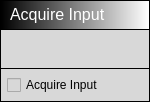
<?xml version="1.0" encoding="UTF-8"?>
<ui version="4.0">
 <class>AcquireInputBlock</class>
 <widget class="QWidget" name="AcquireInputBlock">
  <property name="geometry">
   <rect>
    <x>0</x>
    <y>0</y>
    <width>150</width>
    <height>99</height>
   </rect>
  </property>
  <property name="windowTitle">
   <string>Form</string>
  </property>
  <layout class="QHBoxLayout" name="horizontalLayout">
   <property name="leftMargin">
    <number>0</number>
   </property>
   <property name="topMargin">
    <number>0</number>
   </property>
   <property name="rightMargin">
    <number>0</number>
   </property>
   <property name="bottomMargin">
    <number>0</number>
   </property>
   <item>
    <widget class="QWidget" name="Holder" native="true">
     <property name="styleSheet">
      <string notr="true">QWidget#Holder { background-color: rgb(0, 0, 0); }</string>
     </property>
     <layout class="QVBoxLayout" name="verticalLayout_4">
      <property name="spacing">
       <number>1</number>
      </property>
      <property name="leftMargin">
       <number>1</number>
      </property>
      <property name="topMargin">
       <number>1</number>
      </property>
      <property name="rightMargin">
       <number>1</number>
      </property>
      <property name="bottomMargin">
       <number>1</number>
      </property>
      <item>
       <widget class="QWidget" name="Header" native="true">
        <property name="minimumSize">
         <size>
          <width>0</width>
          <height>28</height>
         </size>
        </property>
        <property name="maximumSize">
         <size>
          <width>16777215</width>
          <height>28</height>
         </size>
        </property>
        <property name="styleSheet">
         <string notr="true">background-color: qlineargradient(spread:pad, x1:0, y1:0, x2:1, y2:0, stop:0 rgba(0, 0, 0, 255), stop:1 rgba(255, 255, 255, 255));</string>
        </property>
        <layout class="QVBoxLayout" name="verticalLayout_5">
         <property name="spacing">
          <number>6</number>
         </property>
         <property name="leftMargin">
          <number>9</number>
         </property>
         <property name="topMargin">
          <number>0</number>
         </property>
         <property name="rightMargin">
          <number>9</number>
         </property>
         <property name="bottomMargin">
          <number>0</number>
         </property>
         <item>
          <widget class="QLabel" name="label">
           <property name="sizePolicy">
            <sizepolicy hsizetype="Maximum" vsizetype="Preferred">
             <horstretch>0</horstretch>
             <verstretch>0</verstretch>
            </sizepolicy>
           </property>
           <property name="maximumSize">
            <size>
             <width>16777215</width>
             <height>16777215</height>
            </size>
           </property>
           <property name="styleSheet">
            <string notr="true">background-color: rgba(255, 255, 255, 0);</string>
           </property>
           <property name="text">
            <string>&lt;html&gt;&lt;head/&gt;&lt;body&gt;&lt;p&gt;&lt;span style=&quot; font-size:12pt; color:#ffffff;&quot;&gt;Acquire Input&lt;/span&gt;&lt;/p&gt;&lt;/body&gt;&lt;/html&gt;</string>
           </property>
          </widget>
         </item>
        </layout>
       </widget>
      </item>
      <item>
       <widget class="QWidget" name="ExecNodeLayout" native="true">
        <property name="styleSheet">
         <string notr="true">background-color: rgb(216, 216, 216);</string>
        </property>
        <layout class="QHBoxLayout" name="horizontalLayout_2">
         <item>
          <widget class="QWidget" name="InNodes" native="true">
           <property name="sizePolicy">
            <sizepolicy hsizetype="Preferred" vsizetype="Preferred">
             <horstretch>0</horstretch>
             <verstretch>0</verstretch>
            </sizepolicy>
           </property>
           <layout class="QVBoxLayout" name="verticalLayout_2">
            <property name="leftMargin">
             <number>0</number>
            </property>
            <property name="topMargin">
             <number>0</number>
            </property>
            <property name="rightMargin">
             <number>0</number>
            </property>
            <property name="bottomMargin">
             <number>0</number>
            </property>
            <item>
             <widget class="ConnectorExecIn" name="NodeExecIn" native="true">
              <property name="sizePolicy">
               <sizepolicy hsizetype="Preferred" vsizetype="Preferred">
                <horstretch>0</horstretch>
                <verstretch>0</verstretch>
               </sizepolicy>
              </property>
              <property name="minimumSize">
               <size>
                <width>16</width>
                <height>16</height>
               </size>
              </property>
              <property name="maximumSize">
               <size>
                <width>16</width>
                <height>16</height>
               </size>
              </property>
              <property name="styleSheet">
               <string notr="true"/>
              </property>
             </widget>
            </item>
           </layout>
          </widget>
         </item>
         <item>
          <spacer name="horizontalSpacer">
           <property name="orientation">
            <enum>Qt::Horizontal</enum>
           </property>
           <property name="sizeHint" stdset="0">
            <size>
             <width>40</width>
             <height>20</height>
            </size>
           </property>
          </spacer>
         </item>
         <item>
          <widget class="QWidget" name="OutNodes" native="true">
           <property name="layoutDirection">
            <enum>Qt::RightToLeft</enum>
           </property>
           <layout class="QVBoxLayout" name="verticalLayout_3">
            <property name="leftMargin">
             <number>0</number>
            </property>
            <property name="topMargin">
             <number>0</number>
            </property>
            <property name="rightMargin">
             <number>0</number>
            </property>
            <property name="bottomMargin">
             <number>0</number>
            </property>
            <item>
             <widget class="ConnectorExecOut" name="NodeExecOut" native="true">
              <property name="sizePolicy">
               <sizepolicy hsizetype="Preferred" vsizetype="Preferred">
                <horstretch>0</horstretch>
                <verstretch>0</verstretch>
               </sizepolicy>
              </property>
              <property name="minimumSize">
               <size>
                <width>16</width>
                <height>16</height>
               </size>
              </property>
              <property name="maximumSize">
               <size>
                <width>16</width>
                <height>16</height>
               </size>
              </property>
              <property name="styleSheet">
               <string notr="true"/>
              </property>
             </widget>
            </item>
           </layout>
          </widget>
         </item>
        </layout>
       </widget>
      </item>
      <item>
       <widget class="QWidget" name="widget" native="true">
        <property name="styleSheet">
         <string notr="true">background-color: rgb(216, 216, 216);</string>
        </property>
        <layout class="QHBoxLayout" name="horizontalLayout_3">
         <property name="leftMargin">
          <number>6</number>
         </property>
         <property name="topMargin">
          <number>6</number>
         </property>
         <property name="rightMargin">
          <number>6</number>
         </property>
         <property name="bottomMargin">
          <number>6</number>
         </property>
         <item>
          <widget class="QWidget" name="InNodes_2" native="true">
           <property name="sizePolicy">
            <sizepolicy hsizetype="Preferred" vsizetype="Preferred">
             <horstretch>0</horstretch>
             <verstretch>0</verstretch>
            </sizepolicy>
           </property>
           <layout class="QVBoxLayout" name="verticalLayout_6">
            <property name="leftMargin">
             <number>0</number>
            </property>
            <property name="topMargin">
             <number>0</number>
            </property>
            <property name="rightMargin">
             <number>0</number>
            </property>
            <property name="bottomMargin">
             <number>0</number>
            </property>
            <item>
             <widget class="QCheckBox" name="checkBox">
              <property name="text">
               <string>Acquire Input</string>
              </property>
             </widget>
            </item>
           </layout>
          </widget>
         </item>
        </layout>
       </widget>
      </item>
     </layout>
    </widget>
   </item>
  </layout>
 </widget>
 <customwidgets>
  <customwidget>
   <class>ConnectorExecOut</class>
   <extends>QWidget</extends>
   <header>connectorexecout.h</header>
   <container>1</container>
  </customwidget>
  <customwidget>
   <class>ConnectorExecIn</class>
   <extends>QWidget</extends>
   <header>connectorexecin.h</header>
   <container>1</container>
  </customwidget>
 </customwidgets>
 <resources/>
 <connections/>
</ui>
